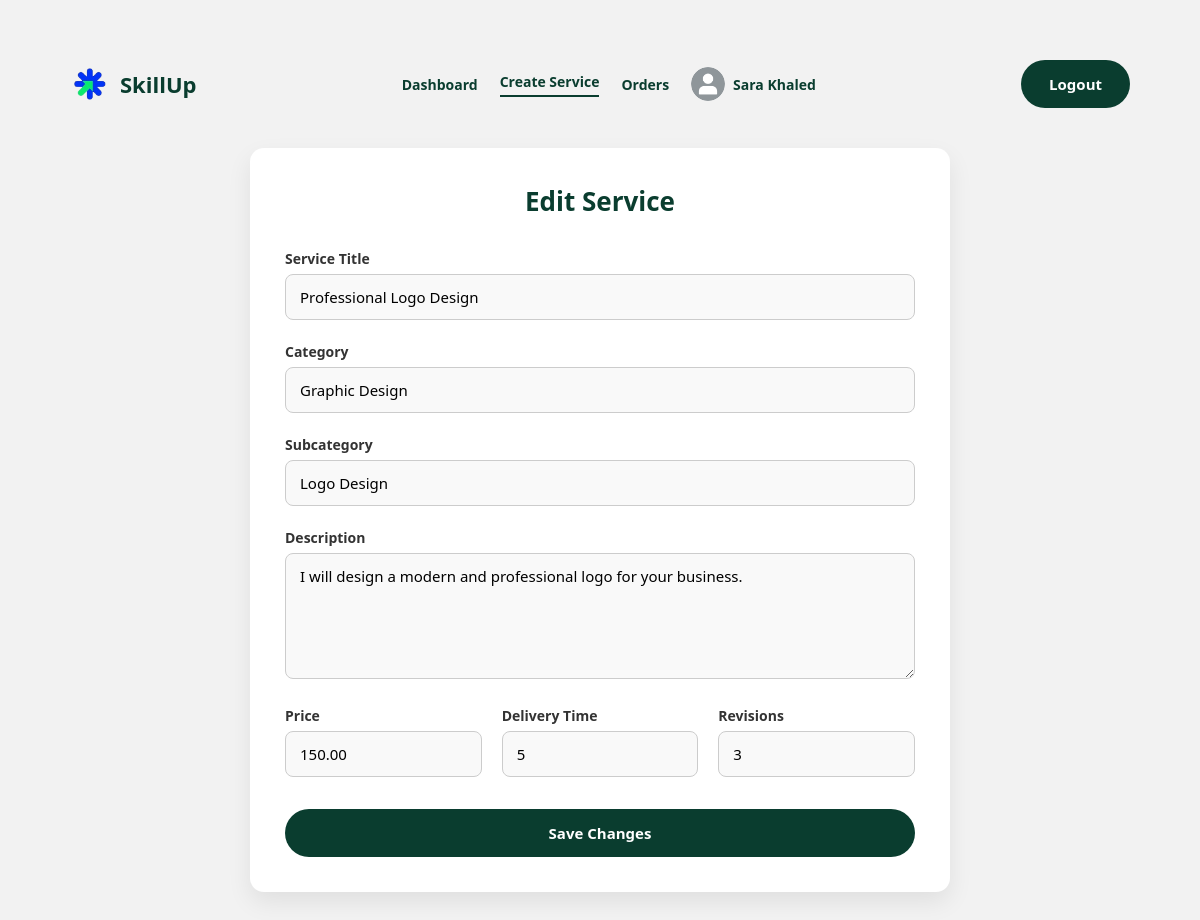
Screenshot of /edit-service.php?id=2000000001 (signed in) with the database file from the repository.
### tables this page shows
CREATE TABLE `users` (
  `user_id` varchar(10) NOT NULL,
  `first_name` varchar(50) NOT NULL,
  `last_name` varchar(50) NOT NULL,
  `email` varchar(100) NOT NULL,
  `password` varchar(255) NOT NULL,
  `phone` varchar(10) NOT NULL,
  `age` int(11) DEFAULT NULL,
  `country` varchar(50) NOT NULL,
  `city` varchar(50) NOT NULL,
  `bio` text DEFAULT NULL,
  `role` enum('Client','Freelancer') NOT NULL,
  `status` enum('Active','Inactive') NOT NULL DEFAULT 'Active',
  `profile_photo` varchar(255) DEFAULT NULL,
  `registration_date` timestamp NOT NULL DEFAULT current_timestamp(),
  `failed_attempts` int(11) DEFAULT 0,
  `last_failed_attempt` datetime DEFAULT NULL,
  `lock_until` datetime DEFAULT NULL,
  `professional_title` varchar(150) DEFAULT NULL,
  `professional_bio` text DEFAULT NULL,
  `skills` text DEFAULT NULL,
  `experience_years` int(11) DEFAULT NULL
);

CREATE TABLE `services` (
  `service_id` varchar(10) NOT NULL,
  `freelancer_id` varchar(10) NOT NULL,
  `title` varchar(200) NOT NULL,
  `category` varchar(100) NOT NULL,
  `subcategory` varchar(100) NOT NULL,
  `description` text NOT NULL,
  `price` decimal(10,2) NOT NULL,
  `delivery_time` int(11) NOT NULL,
  `revisions_included` int(11) NOT NULL,
  `image_1` varchar(255) NOT NULL,
  `image_2` varchar(255) DEFAULT NULL,
  `image_3` varchar(255) DEFAULT NULL,
  `service_image` varchar(255) NOT NULL,
  `status` enum('Active','Inactive') DEFAULT 'Active',
  `featured_status` enum('Yes','No') DEFAULT 'No',
  `created_date` timestamp NOT NULL DEFAULT current_timestamp()
);

### edit-service.php (the view, shortened to what this page needs)
<?php
require 'db.php.inc';
$freelancerId = $_SESSION['user_id'];
$serviceId = $_GET['id'] ?? null;
$stmt = $pdo->prepare("SELECT * FROM services WHERE service_id=? AND freelancer_id=?");
$stmt->execute([$serviceId, $freelancerId]);
$service = $stmt->fetch(PDO::FETCH_ASSOC);
$userName = 'My Profile';
$profilePhoto = 'images/default_picture.png';
$stmt = $pdo->prepare("
    SELECT first_name, last_name, profile_photo
    FROM users
    WHERE user_id = ?
");
$stmt->execute([$freelancerId]);
$user = $stmt->fetch(PDO::FETCH_ASSOC);
if ($user) {
    $userName = $user['first_name'] . ' ' . $user['last_name'];
}
?>
<!DOCTYPE html>
<html lang="en">
<head>
    <link rel="stylesheet" href="freelancer.css">
</head>
<body>
<div class="page-container">
    <div class="app-header">
        <div class="brand">
            <img src="images/logo.png" alt="SkillUp">
            <span>SkillUp</span>
        </div>
        <nav class="main-nav">
            <a href="freelancer-home.php">Dashboard</a>
            <a href="create-service.php" class="active">Create Service</a>
            <a href="freelancer-orders.php">Orders</a>
            <a href="profile.php" class="profile-link">
                <img src="<?= htmlspecialchars($profilePhoto) ?>" class="profile-pic">
                <span><?= htmlspecialchars($userName) ?></span>
            </a>
        </nav>
        <button onclick="location.href='logout.php'" class="btn-primary">
            Logout
        </button>
    </div>
    <main class="container card form-container">
        <h2>Edit Service</h2>
        <form method="POST" class="styled-form">
            <div class="form-group">
                <label>Service Title</label>
                <input class="input-field" name="title"
                       value="<?= htmlspecialchars($service['title']) ?>" required>
            </div>
            <div class="form-group">
                <label>Category</label>
                <input class="input-field" name="category"
                       value="<?= htmlspecialchars($service['category']) ?>" required>
            </div>
            <div class="form-group">
                <label>Subcategory</label>
                <input class="input-field" name="subcategory"
                       value="<?= htmlspecialchars($service['subcategory']) ?>" required>
            </div>
            <div class="form-group">
                <label>Description</label>
                <textarea class="input-field" rows="5"
                          name="description" required><?= htmlspecialchars($service['description']) ?></textarea>
            </div>
            <div class="form-row">
                <div class="form-group">
                    <label>Price</label>
                    <input class="input-field" type="number" name="price"
                           value="<?= $service['price'] ?>" required>
                </div>
                <div class="form-group">
                    <label>Delivery Time</label>
                    <input class="input-field" type="number" name="delivery_time"
                           value="<?= $service['delivery_time'] ?>" required>
                </div>
                <div class="form-group">
                    <label>Revisions</label>
                    <input class="input-field" type="number" name="revisions"
                           value="<?= $service['revisions_included'] ?>" required>
                </div>
            </div>
            <button class="btn-primary full-width">Save Changes</button>
        </form>
    </main>
</div>
</body>
</html>

### freelancer.css (style rules this page uses)
* { margin: 0; padding: 0; box-sizing: border-box; font-family: "Segoe UI", Tahoma, Geneva, Verdana, sans-serif; }
body { background: #f2f2f2; }
.page-container { max-width: 1100px; margin: 40px auto; padding: 20px; }
.app-header { display: flex; justify-content: space-between; align-items: center; margin-bottom: 40px; }
.brand { display: flex; align-items: center; gap: 10px; }
.brand img { width: 40px; }
.brand span { font-size: 22px; font-weight: bold; color: #0a3d2f; }
.main-nav { display: flex; align-items: center; gap: 22px; }
.main-nav a { text-decoration: none; font-size: 14px; font-weight: 600; color: #0a3d2f; }
.main-nav a.active { border-bottom: 2px solid #0a3d2f; padding-bottom: 4px; }
.profile-link { display: flex; align-items: center; gap: 8px; }
.profile-pic { width: 34px; height: 34px; border-radius: 50%; object-fit: cover; }
.btn-primary { padding: 14px 28px; background: #0a3d2f; color: #fff; border: none; border-radius: 30px; font-size: 15px; font-weight: 600; cursor: pointer; transition: background 0.2s ease, transform 0.1s ease; }
.container { background: transparent; }
.container h2 { text-align: center; margin-bottom: 30px; font-size: 26px; color: #0a3d2f; }
.card { background: #ffffff; padding: 35px; border-radius: 14px; box-shadow: 0 10px 25px rgba(0,0,0,0.08); }
.form-container { max-width: 700px; margin: auto; }
.styled-form { width: 100%; }
.form-group { margin-bottom: 22px; }
.form-row { display: grid; grid-template-columns: repeat(auto-fit, minmax(180px, 1fr)); gap: 20px; }
.form-group label { display: block; font-size: 14px; font-weight: 600; margin-bottom: 6px; color: #333; }
.input-field { width: 100%; padding: 12px 14px; border-radius: 8px; border: 1px solid #ccc; font-size: 15px; background: #f9f9f9; transition: border-color 0.2s ease, box-shadow 0.2s ease; }
textarea.input-field { resize: vertical; }
.full-width { width: 100%; margin-top: 10px; }

### rows the page displays
users: userName "Sara Khaled"
services: title "Professional Logo Design", category "Graphic Design", subcategory "Logo Design", description "I will design a modern and professional logo for your business.", price "150.00", delivery_time "5", revisions "3"
